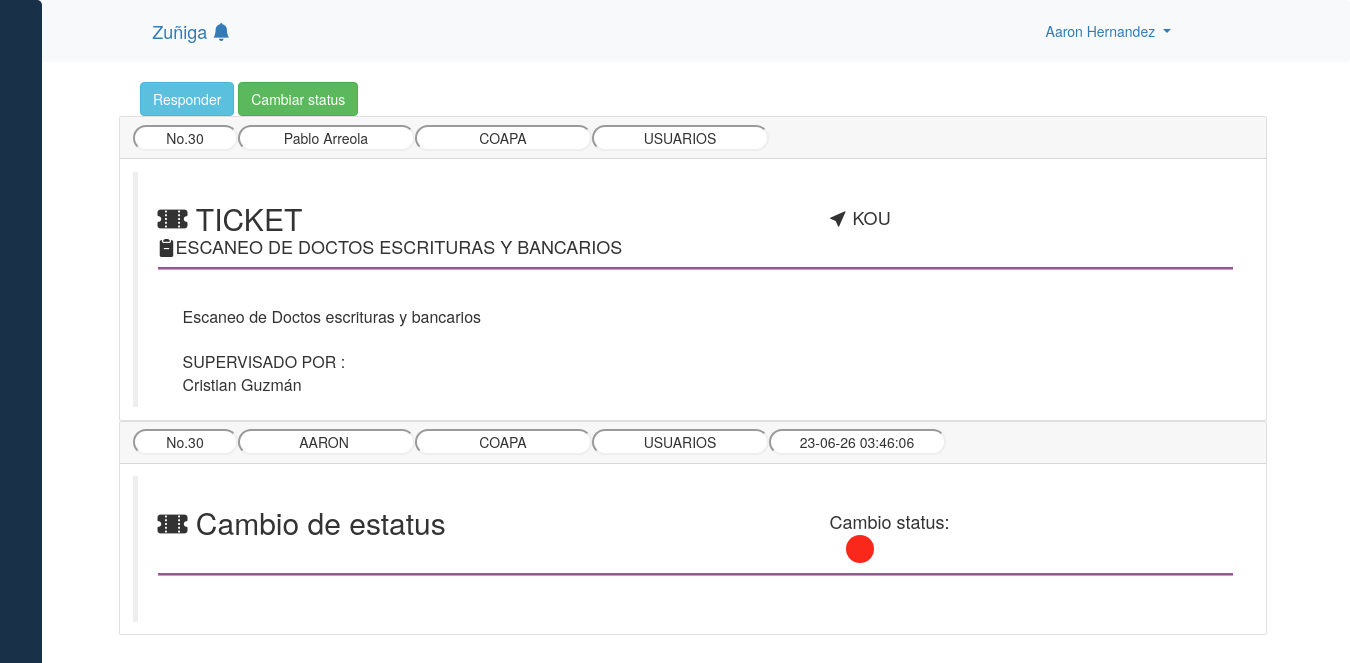
The app's page /admin/comentarios.php?id=30 (signed in) with its own data.
### tables this page shows
CREATE TABLE `tickets` (
  `id_ticket` int(11) NOT NULL,
  `nombreR` varchar(200) NOT NULL,
  `titulo` varchar(200) NOT NULL,
  `descripcion` longblob NOT NULL,
  `tema` varchar(200) NOT NULL,
  `fecha_crea` timestamp NOT NULL DEFAULT current_timestamp() ON UPDATE current_timestamp() COMMENT 'FEcha ultimo estatus (cambio)',
  `status` varchar(200) NOT NULL,
  `departamento` varchar(200) NOT NULL,
  `type_user` varchar(200) NOT NULL,
  `leido` varchar(200) NOT NULL,
  `fecha_mod` timestamp NOT NULL DEFAULT current_timestamp() COMMENT 'Fecha de compromso de la tarea\r\n',
  `fecha_fin` timestamp NOT NULL DEFAULT current_timestamp() COMMENT 'fecha de cracion (cambio)\r\n',
  `perfil` varchar(200) NOT NULL
);

CREATE TABLE `status` (
  `id` int(11) NOT NULL,
  `user_id` varchar(200) NOT NULL,
  `user_type` varchar(200) NOT NULL,
  `ticket_id` varchar(200) NOT NULL,
  `id_perfil` varchar(200) NOT NULL,
  `fecha_fin` timestamp NOT NULL DEFAULT current_timestamp(),
  `status` varchar(200) NOT NULL
);

### admin/modificar_estatus.php (called while the page is built, shortened)
<?php
$servidor= "localhost";
$usuario= "root";
$password = "";
$nombreBD= "control_ticket";
$conexion = new mysqli($servidor, $usuario, $password, $nombreBD);
$conexion->set_charset('utf8');
$id = $_REQUEST['id'];
  $query = "SELECT * FROM tickets WHERE id_ticket = '$id' ";
  $resultado = $conexion->query($query);
  $row = $resultado->fetch_assoc();
 ?>

### admin/comentarios.php (the view, shortened to what this page needs)
<?php Include("head_newticket.php");
 ?>
<?php if (@$_GET["i"]=='ok') { ?>
<center>
<h3> La informacion se genero correctamente , gracias!
  <br><br>  <div class="Reportes">
       <a href="./comentarios.php?id=<?php echo $rowSql['id_ticket']; ?>" class="btn btn-success" style="
       margin-left: 8px;
           padding-left: 272px;
           padding-right: 255px;
       "><span class="glyphicon glyphicon-export"></span>Ir a mi ticket</a>
    </div><br><br><br>
    </h3>
</center>
<?php
} else{
?>
 <?php include("./comentarios/modificar_comentarios.php") ?>
<div class="card" style="
  width: 85%;
  margin-left: 119px!important;
    /*  -webkit-box-shadow: -4px 4px 19px #000 !important;*/
  ">
  <div class="card-header" style="
    /*  background:linear-gradient(40deg,#ffd86f,#fc6262) !important;*/
    /*background: linear-gradient(40deg,#45cafc,#303f9f) !important;*/" >
      <input type="text"  readonly id="c_ticket"   value="No.<?php echo $row['id_ticket']; ?>">
      <input type="text" readonly id="c_nombre"   value="<?php echo $row['nombreR']; ?>">
      <input type="text" readonly id="c_nombre"   value="<?php echo $row['departamento']; ?>">
      <input type="text" readonly id="c_nombre"   value="<?php echo $row['perfil']; ?>">
  </div>
  <div class="card-body">
    <blockquote class="blockquote mb-0">
        <div class="datos_reporte">
          <h2 id="title"><i class="bi bi-ticket-perforated-fill"></i> TICKET</h2>
          <h4 id="tema" style="margin-left: 672px!important; margin-top: -37px !important;">
            <i class="bi bi-cursor-fill"></i> <?php echo $row['tema']; ?> </h4>
          <h4 id="asunto"><i class="bi bi-clipboard2-minus-fill"></i><?php echo $row['titulo']; ?></h4>
        </div><br><br>
        <div class="texto_comentario">
        <?php echo html_entity_decode($row["descripcion"]);?>
        </div>
    </blockquote>
  </div>
</div>
 <?php
 include("./comentarios/Nuevo_cambio_status.php")
 ?>
 <?php } ?>

### admin/comentarios/Nuevo_cambio_status.php (shortened to what this page needs)
<?php
              $servidor= "localhost";
              $usuario= "root";
              $password = "";
              $nombreBD= "control_ticket";
              $conexion = new mysqli($servidor, $usuario, $password, $nombreBD);
              $conexion->set_charset('utf8');
              $id = $_REQUEST['id'];
              $query = "SELECT * FROM status WHERE ticket_id = '$id'";
              $resultado = $conexion->query($query);
               ?>
<?php while($row = $resultado->fetch_assoc()) { ?>
<div class="card" style="
  width: 85%;
  margin-left: 119px!important;
    /*  -webkit-box-shadow: -4px 4px 19px #000 !important;*/
  ">
  <div class="card-header" style="
    /*  background:linear-gradient(40deg,#ffd86f,#fc6262) !important;*/
    /*background: linear-gradient(40deg,#45cafc,#303f9f) !important;*/" >
      <input type="text"  readonly id="c_ticket"   value="No.<?php echo $row['ticket_id']; ?>">
      <input type="text" readonly id="c_nombre"   value="<?php echo $row['user_id']; ?>">
      <input type="text" readonly id="c_nombre"   value="<?php echo $row['user_type']; ?>">
      <input type="text" readonly id="c_nombre"   value="<?php echo $row['id_perfil']; ?>">
    <?php
     $newDate = date("d-m-y h:i:s", strtotime($row["fecha_fin"])); ?>
    <input type="text" readonly id="c_nombre"   value="<?php echo $newDate; ?>">
  </div>
  <div class="card-body">
    <blockquote class="blockquote mb-0">
        <div class="datos_reporte">
          <h2 id="title"><i class="bi bi-ticket-perforated-fill"></i> Cambio de estatus</h2>
          <h4 id="tema" style="margin-left: 672px!important; margin-top: -37px !important;">
            <?php if ($row['status'] == 0): ?>
        <td id="status">Cambio status:  <div id="status" data-toggle="popover" data-trigger="hover" data-content="Activo"  ></div> </td>
      <?php elseif ($row['status'] == 1):?>
          <td id="status">Cambio status:   <div id="status2" data-toggle="popover" data-trigger="hover" data-content="Pause"  ></div> </td>
        <?php elseif ($row['status'] == 2):?>
          <td id="status">Cambio status:  <div id="status3" data-toggle="popover" data-trigger="hover" data-content="Revision" ></div> </td>
        <?php elseif ($row['status'] == 3):?>
          <td id="status">Cambio status:   <div id="status4" data-toggle="popover" data-trigger="hover" data-content="Cancelado" ></div> </td>
        <?php elseif ($row['status'] == 4):?>
          <td id="status">Cambio status: <div id="status5" data-toggle="popover" data-trigger="hover" data-content="Actividades por iniciar" ></div> </td>
          </td>
        <?php elseif ($row['status'] == 5):?>
          <td id="status">Cambio status: <div id="status6" data-toggle="popover" data-trigger="hover" data-content="Finalizado" ></div> </td>
        <?php endif; ?>
        </div><br><br>
    </blockquote>
  </div>
</div>
<?php } ?>

### admin/css/style_dashboard.css (style rules this page uses)
body { font-family: "Lato", sans-serif; }
.card { margin-left: 177px!important; }

### admin/css/comentarios.css (style rules this page uses)
input#c_ticket { border-radius: 22px!important; max-width: 105px; text-align: center; border-color: currentColor; display: inline-flex; }
input#c_nombre { border-radius: 22px!important; margin-block: auto; text-align: center; border-color: currentColor; display: inline-flex; }
.card-header { display: inline-flex; }
.datos_reporte { border-bottom: groove !important; border-color: violet !important; }
.texto_comentario { width: 1157px; margin-left: 25px; font-size: 16px; }

### admin/css/status_tabla2.css (style rules this page uses)
div#status6 { margin-left: 16px !important; margin-top: 3px!important; width: 28px!important; height: 28px!important; background-color: #fa271b!important; border-color: #d31a13!important; border-radius: 737px; }

### records on screen
tickets: id_ticket "No.30", nombreR "Pablo Arreola", departamento "COAPA", perfil "USUARIOS", tema "KOU", titulo "ESCANEO DE DOCTOS ESCRITURAS Y BANCARIOS", descripcion "Escaneo de Doctos escrituras y bancarios SUPERVISADO POR : Cristian Guzmán"
status: ticket "No.30", user "AARON", user_type "COAPA", id_perfil "USUARIOS", fecha_fin "23-06-26 03:46:06", shows "Cambio status:", status "5" (drawn)

### other values on screen
$_SESSION['usr_name'] "Aaron Hernandez"
